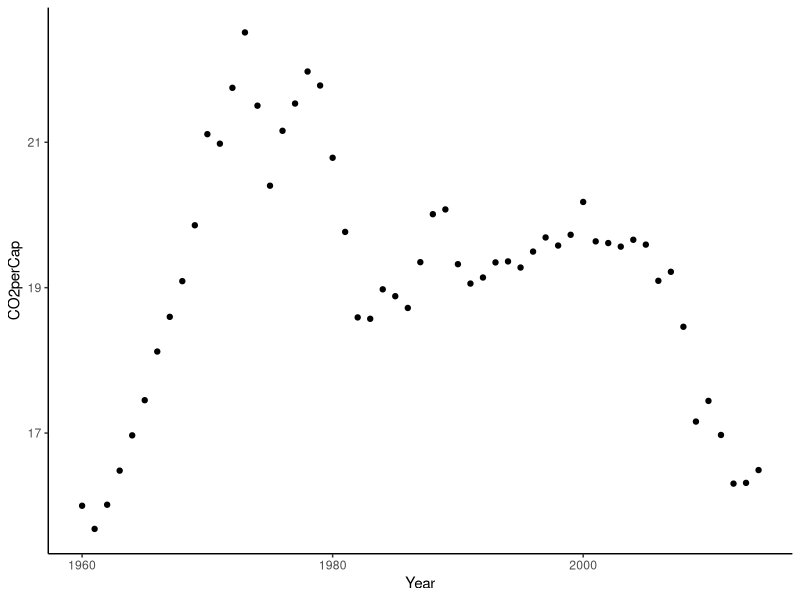
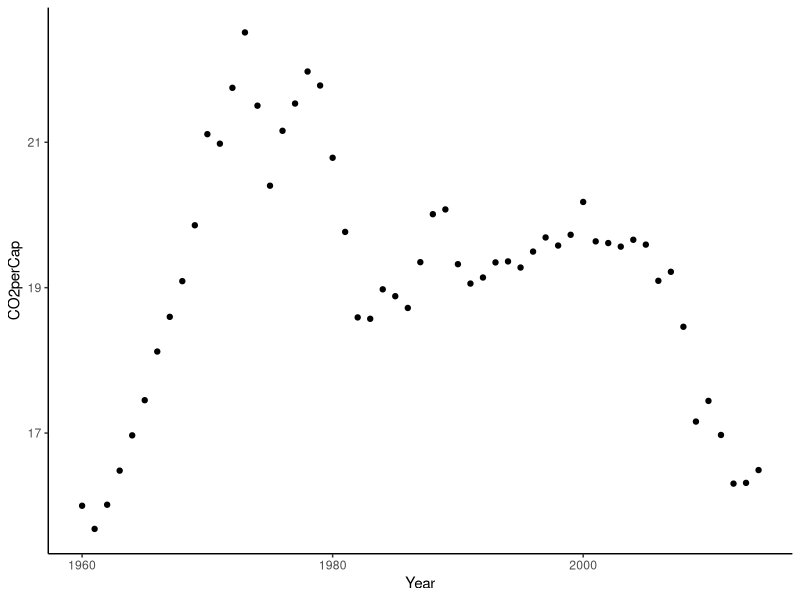
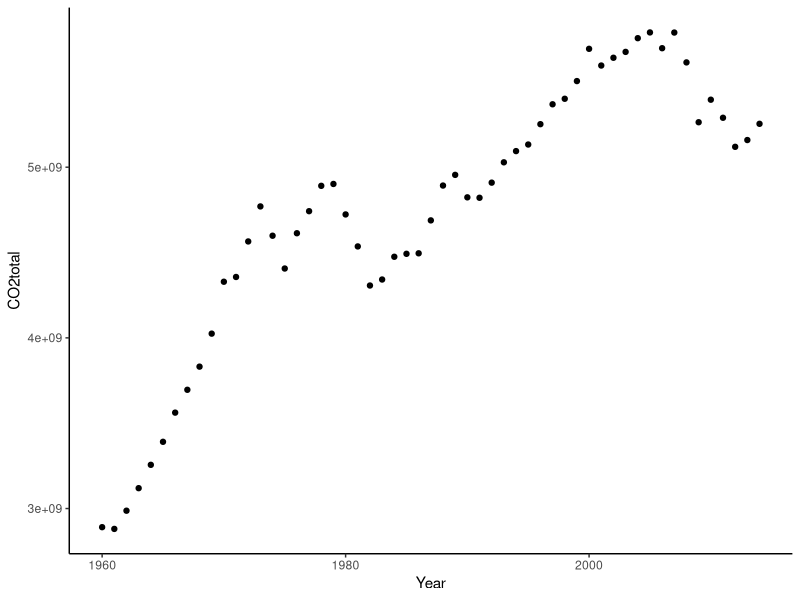
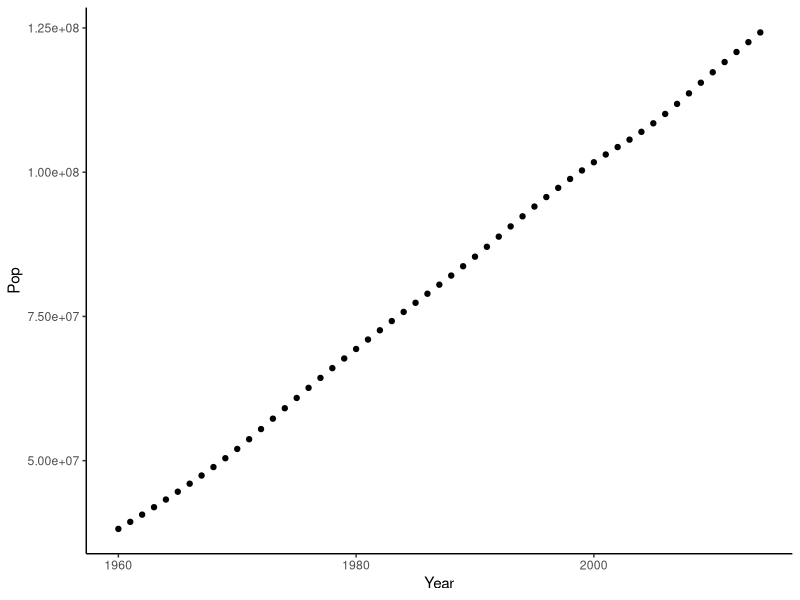
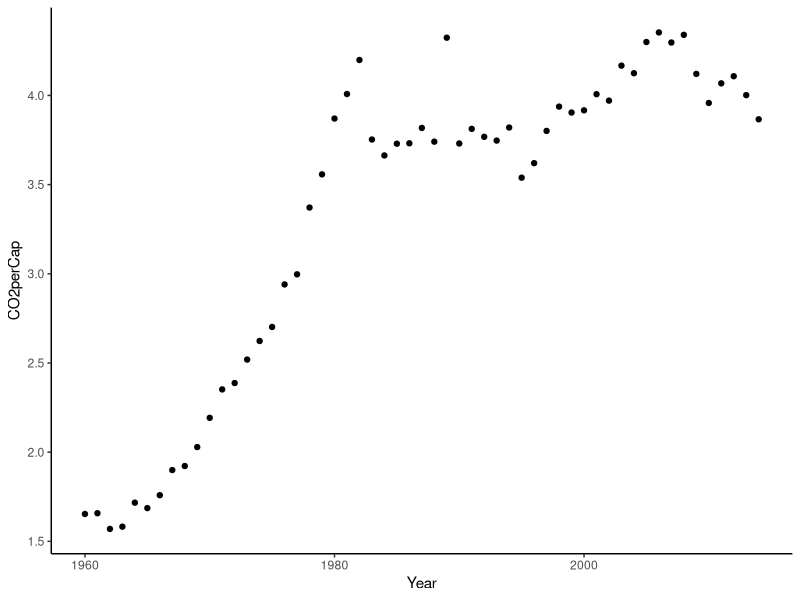
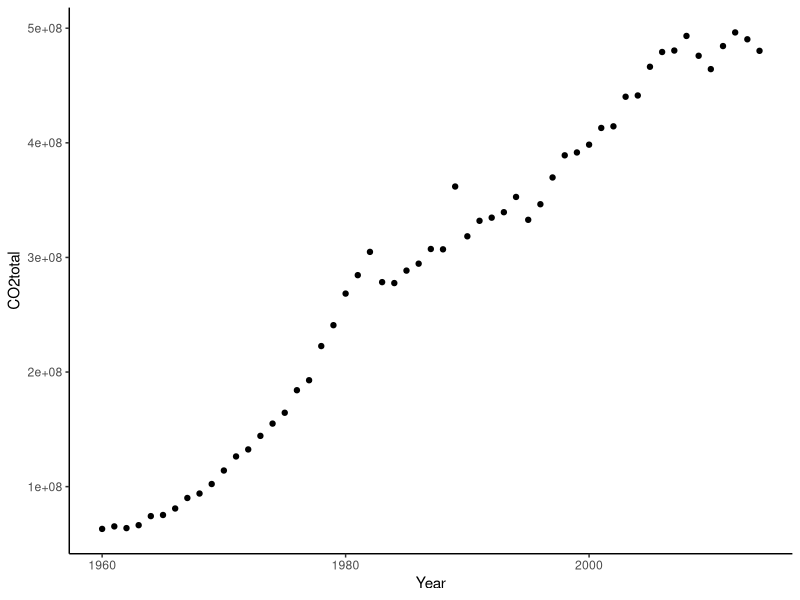
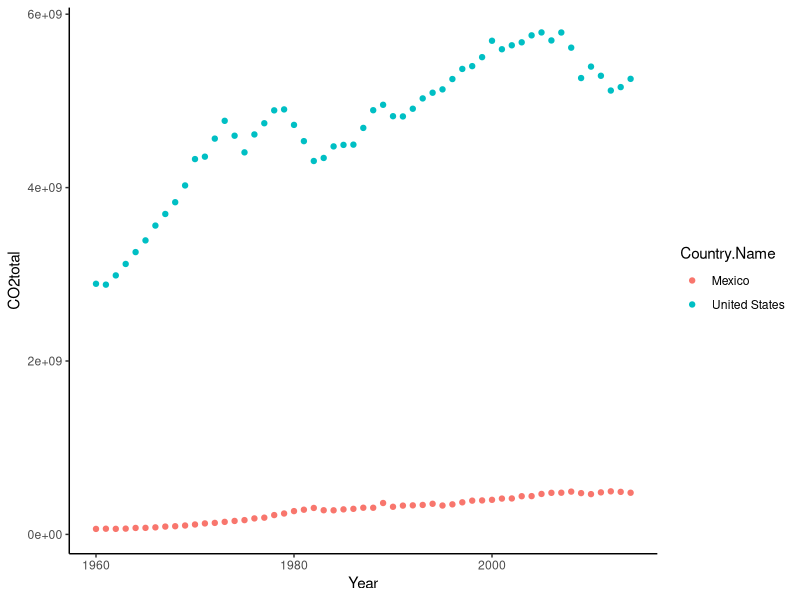
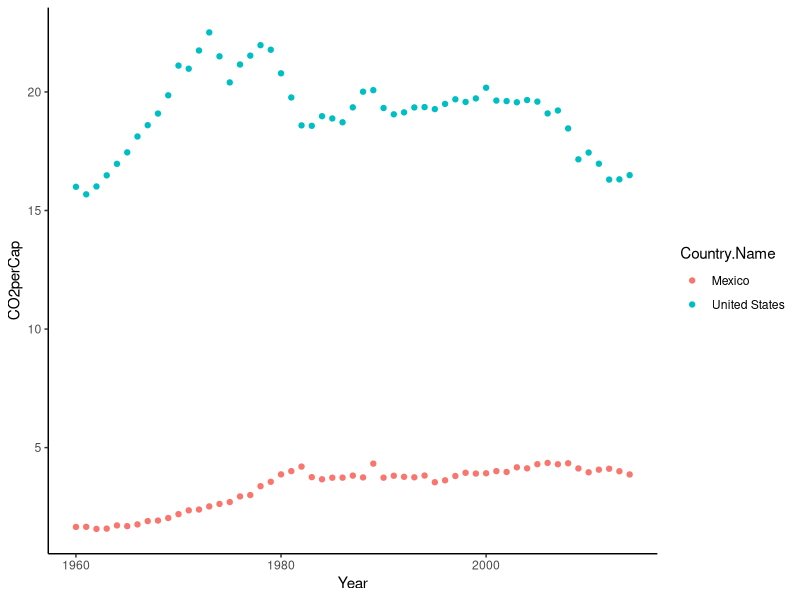

Reproduce these figures in R, in order.
## ---- chunk 1
library(tidyverse)
## ---- chunk 2
Data <- read.csv('DataSet.csv')
## ---- chunk 3
#View(Data)
## ---- chunk 4
names(Data)
## ---- chunk 5
summary(Data)

## ---- chunk 6
summary(Data$CO2perCap)
## ---- chunk 7
UnitedStates<-filter(Data, Country.Name == 'United States')
## ---- chunk 8
#View(UnitedStates)
## ---- chunk 9
ggplot(UnitedStates,aes(x=Year, y=CO2perCap))+geom_point()+theme_classic()
## ---- chunk 10
ggplot(UnitedStates,aes(x=Year, y=CO2perCap))+geom_point()+theme_classic()
## ---- chunk 11
UnitedStates <- mutate(UnitedStates, CO2total = CO2perCap*Pop)
## ---- chunk 12
##write the code here! 
ggplot(UnitedStates,aes(x=Year, y=CO2total))+geom_point()+theme_classic()
## ---- chunk 13
Data$Country.Name
## ---- chunk 14
Mexico <- filter(Data, Country.Name=='Mexico')
## ---- chunk 15
ggplot(Mexico, aes(x=Year, y=Pop))+geom_point()+theme_classic()
## ---- chunk 16
ggplot(Mexico, aes(x=Year, y=CO2perCap))+geom_point()+theme_classic()
## ---- chunk 17
Mexico<- mutate(Mexico, CO2total=Pop*CO2perCap)
## ---- chunk 18
ggplot(Mexico, aes(x=Year, y=CO2total))+geom_point()+theme_classic()
## ---- chunk 19
TwoCountries<-rbind(UnitedStates, Mexico)
## ---- chunk 20
ggplot(TwoCountries,aes(x=Year, y=CO2total, color=Country.Name))+geom_point()+theme_classic()
## ---- chunk 21
ggplot(TwoCountries,aes(x=Year, y=CO2perCap, color=Country.Name))+geom_point()+theme_classic()
## ---- chunk 22
ggplot(TwoCountries,aes(x=Year, y=CO2total, color=Country.Name))+geom_point()+theme_classic()+xlim(2000,2014)
## ---- chunk 23
Yr2014 <- filter(Data, Year == 2014)
Yr2014 <- mutate(Yr2014, CO2total = Pop*CO2perCap)
## ---- chunk 24
ggplot(Yr2014,aes(x=Pop, y=CO2total, color=IncomeGroup))+geom_point()+theme_classic()

## ---- chunk 25
arrange(Yr2014, desc(CO2total))
## ---- chunk 26
NoOutliers<-filter(Yr2014, Country.Name != 'United States' & Country.Name !='India' & Country.Name !='China')
## ---- chunk 27
ggplot(NoOutliers,aes(x=Pop, y=CO2total,color=IncomeGroup))+geom_point()

## ---- chunk 28
ggplot(NoOutliers,aes(x=Pop, y=CO2total,color=IncomeGroup))+geom_point()+geom_smooth(method="lm")+theme_classic()
## ---- chunk 29
Big3 <-filter(Data, Country.Name == 'United States' | Country.Name == 'China' | Country.Name =='India')
## ---- chunk 30
Big3<-filter(Big3, Year >=2000 & Year <=2014)
## ---- chunk 31
Big3 <- mutate(Big3, CO2total= CO2perCap * Pop)
ggplot(Big3, aes(x=Year, y=CO2total, color=Country.Name))+geom_point()+theme_classic()
## ---- chunk 32
ggplot(Big3, aes(x=Year, y=CO2perCap, color=Country.Name))+geom_point()+theme_classic()
## ---- chunk 33
ggplot(Big3, aes(x=Year, y=CO2total, color=Country.Name))+geom_point()+scale_color_brewer(palette='Paired')+theme_classic()
## ---- chunk 34
#Change the palette the code below is the same as above, change with a new palette name 
#Note: here we also make the shapes of the points different for each country by adding shape=Country.Name to the aes()
ggplot(Big3, aes(x=Year, y=CO2total, color=Country.Name, shape=Country.Name))+geom_point(size=2)+scale_color_brewer(palette='Dark2')+theme_classic()

